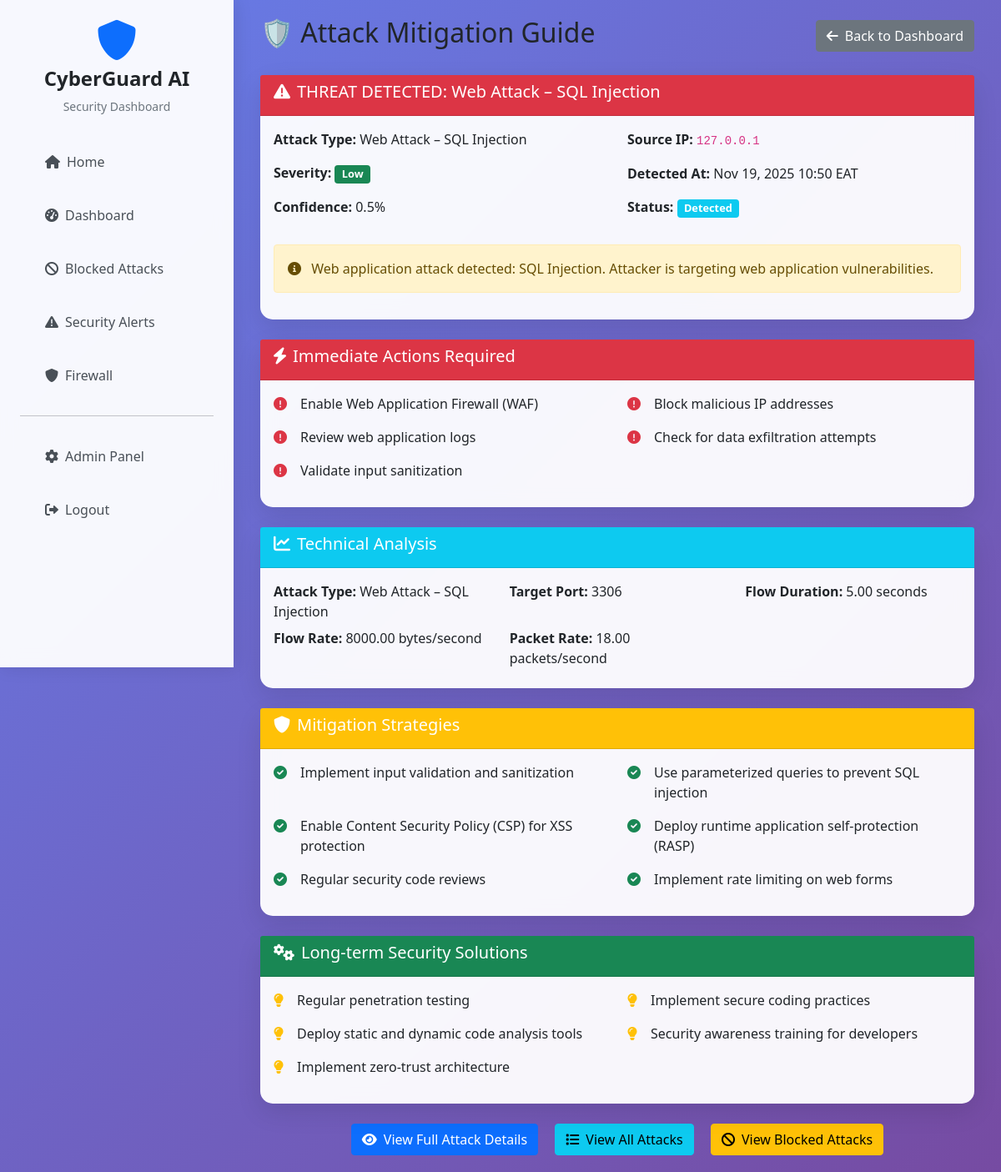
/mitigation/24/ (signed in), run on the app's committed database.
### cyberattack/models.py (models this page shows, shortened)
class AttackLog(models.Model):
    ATTACK_TYPES = [
        (0, 'BENIGN'),
        (1, 'DDoS'),
        (2, 'FTP-Patator'),
        (3, 'SSH-Patator'),
        (4, 'DoS Hulk'),
        (5, 'DoS GoldenEye'),
        (6, 'DoS Slowloris'),
        (7, 'DoS Slowhttptest'),
        (8, 'Heartbleed'),
        (9, 'Web Attack – Brute Force'),
        (10, 'Web Attack – XSS'),
        (11, 'Web Attack – SQL Injection'),
        (12, 'Infiltration'),
    ]
    SEVERITY_LEVELS = [
        ('Low', 'Low'),
        ('Medium', 'Medium'),
        ('High', 'High'),
        ('Critical', 'Critical'),
    ]
    STATUS_CHOICES = [
        ('detected', 'Detected'),
        ('investigating', 'Under Investigation'),
        ('resolved', 'Resolved'),
        ('false_positive', 'False Positive'),
    ]
    attack_type = models.IntegerField(choices=ATTACK_TYPES, default=0)
    attack_name = models.CharField(max_length=100)
    severity = models.CharField(max_length=20, choices=SEVERITY_LEVELS, default='Medium')
    confidence_score = models.FloatField(default=0.0)
    destination_port = models.FloatField()
    flow_iat_min = models.FloatField()
    init_win_bytes_forward = models.FloatField()
    flow_duration = models.FloatField()
    total_length_of_fwd_packets = models.FloatField()
    init_win_bytes_backward = models.FloatField()
    flow_bytes_s = models.FloatField()
    fwd_iat_min = models.FloatField()
    bwd_packets_s = models.FloatField()
    fwd_packet_length_max = models.FloatField()
    bwd_iat_total = models.FloatField()
    fin_flag_count = models.FloatField()
    flow_packets_s = models.FloatField()
    source_ip = models.GenericIPAddressField(null=True, blank=True)
    user_agent = models.TextField(null=True, blank=True)
    request_path = models.CharField(max_length=500, null=True, blank=True)
    timestamp = models.DateTimeField(default=django_timezone.now)
    scenario_name = models.CharField(max_length=200, default='Unknown')
    status = models.CharField(max_length=20, choices=STATUS_CHOICES, default='detected')
    investigated_by = models.ForeignKey(User, on_delete=models.SET_NULL, null=True, blank=True)
    investigation_notes = models.TextField(blank=True)
    resolved_at = models.DateTimeField(null=True, blank=True)
    class Meta:
        ordering = ['-timestamp']
        indexes = [
            models.Index(fields=['timestamp']),
            models.Index(fields=['attack_type']),
            models.Index(fields=['severity']),
            models.Index(fields=['status']),
        ]
    def get_features_dict(self):
        return {
            'destination_port': self.destination_port,
            'flow_iat_min': self.flow_iat_min,
            'init_win_bytes_forward': self.init_win_bytes_forward,
            'flow_duration': self.flow_duration,
            'total_length_of_fwd_packets': self.total_length_of_fwd_packets,
            'init_win_bytes_backward': self.init_win_bytes_backward,
            'flow_bytes_s': self.flow_bytes_s,
            'fwd_iat_min': self.fwd_iat_min,
            'bwd_packets_s': self.bwd_packets_s,
            'fwd_packet_length_max': self.fwd_packet_length_max,
            'bwd_iat_total': self.bwd_iat_total,
            'fin_flag_count': self.fin_flag_count,
            'flow_packets_s': self.flow_packets_s,
        }

### cyberattack/views.py (the view)
# urls.py: path('mitigation/<int:attack_id>/', views.mitigation_guide, name='mitigation_guide'),
@login_required
def mitigation_guide(request, attack_id):
    attack = get_object_or_404(AttackLog, id=attack_id)
    insights = get_mitigation_insights(attack.attack_type, attack.get_features_dict())
    context = {
        'attack': attack,
        'insights': insights,
    }
    return render(request, 'cyberattack/mitigation_guide.html', context)

### cyberattack/firewall.py (called while the page is built)
    def is_ip_blocked(self, ip_address):
        try:
            active_rules = FirewallRule.objects.filter(
                rule_type='block_ip',
                rule_value=ip_address,
                is_active=True
            )
            for rule in active_rules:
                if rule.expires_at and rule.expires_at < timezone.now():
                    rule.is_active = False
                    rule.save()
                else:
                    return True
            return False
        except Exception as e:
            logger.error(f"Error checking IP block status: {str(e)}")
            return False

    def get_client_ip(self, request):
        x_forwarded_for = request.META.get('HTTP_X_FORWARDED_FOR')
        if x_forwarded_for:
            ip = x_forwarded_for.split(',')[0]
        else:
            ip = request.META.get('REMOTE_ADDR')
        return ip

### cyberattack/models.py (called while the page is built)
    @classmethod
    def get_status(cls):
        maintenance, created = cls.objects.get_or_create(pk=1)
        return maintenance

### cyberattack/utils.py (called while the page is built)
def get_attack_name(attack_code):
    attack_names = {
        0: 'BENIGN',
        1: 'DDoS',
        2: 'FTP-Patator',
        3: 'SSH-Patator',
        4: 'DoS Hulk',
        5: 'DoS GoldenEye',
        6: 'DoS Slowloris',
        7: 'DoS Slowhttptest',
        8: 'Heartbleed',
        9: 'Web Attack – Brute Force',
        10: 'Web Attack – XSS',
        11: 'Web Attack – SQL Injection',
        12: 'Infiltration'
    }
    return attack_names.get(attack_code, 'BENIGN')

### cyberattack/templates/cyberattack/mitigation_guide.html (shortened to what this page needs)
{% extends 'cyberattack/base.html' %}
{% block content %}
<div class="container-fluid">
    <div class="row">
        <div class="col-12">
            <div class="d-flex justify-content-between align-items-center mb-4">
                <h2>🛡️ Attack Mitigation Guide</h2>
                <a href="/dashboard/" class="btn btn-secondary">
                    <i class="fas fa-arrow-left me-2"></i>Back to Dashboard
                </a>
            </div>
            <div class="card mb-4">
                <div class="card-header bg-danger text-white">
                    <h5><i class="fas fa-exclamation-triangle me-2"></i>{{ insights.title }}</h5>
                </div>
                <div class="card-body">
                    <div class="row">
                        <div class="col-md-6">
                            <p><strong>Attack Type:</strong> {{ attack.attack_name }}</p>
                            <p><strong>Severity:</strong>
                                <span class="badge
                                    {% if attack.severity == 'Critical' %}bg-danger
                                    {% elif attack.severity == 'High' %}bg-warning
                                    {% elif attack.severity == 'Medium' %}bg-info
                                    {% else %}bg-success{% endif %}">
                                    {{ attack.severity }}
                                </span>
                            </p>
                            <p><strong>Confidence:</strong> {{ attack.confidence_score|floatformat:1 }}%</p>
                        </div>
                        <div class="col-md-6">
                            <p><strong>Source IP:</strong> <code>{{ attack.source_ip|default:"Unknown" }}</code></p>
                            <p><strong>Detected At:</strong> {{ attack.timestamp|date:"M d, Y H:i T" }}</p>
                            <p><strong>Status:</strong>
                                <span class="badge
                                    {% if attack.status == 'resolved' %}bg-success
                                    {% elif attack.status == 'investigating' %}bg-warning
                                    {% else %}bg-info{% endif %}">
                                    {{ attack.get_status_display }}
                                </span>
                            </p>
                        </div>
                    </div>
                    <div class="alert alert-warning mt-3">
                        <i class="fas fa-info-circle me-2"></i>
                        {{ insights.description }}
                    </div>
                </div>
            </div>
            <div class="card mb-4">
                <div class="card-header bg-danger text-white">
                    <h5><i class="fas fa-bolt me-2"></i>Immediate Actions Required</h5>
                </div>
                <div class="card-body">
                    <div class="row">
                        {% for action in insights.immediate_actions %}
                        <div class="col-md-6 mb-3">
                            <div class="d-flex align-items-start">
                                <i class="fas fa-exclamation-circle text-danger me-3 mt-1"></i>
                                <span>{{ action }}</span>
                            </div>
                        </div>
                        {% endfor %}
                    </div>
                </div>
            </div>
            {% if insights.technical_details %}
            <div class="card mb-4">
                <div class="card-header bg-info text-white">
                    <h5><i class="fas fa-chart-line me-2"></i>Technical Analysis</h5>
                </div>
                <div class="card-body">
                    <div class="row">
                        {% for key, value in insights.technical_details.items %}
                        <div class="col-md-4 mb-2">
                            <strong>{{ key }}:</strong> {{ value }}
                        </div>
                        {% endfor %}
                    </div>
                </div>
            </div>
            {% endif %}
            <div class="card mb-4">
                <div class="card-header bg-warning text-white">
                    <h5><i class="fas fa-shield-alt me-2"></i>Mitigation Strategies</h5>
                </div>
                <div class="card-body">
                    <div class="row">
                        {% for strategy in insights.mitigation_strategies %}
                        <div class="col-md-6 mb-3">
                            <div class="d-flex align-items-start">
                                <i class="fas fa-check-circle text-success me-3 mt-1"></i>
                                <span>{{ strategy }}</span>
                            </div>
                        </div>
                        {% endfor %}
                    </div>
                </div>
            </div>
            <div class="card mb-4">
                <div class="card-header bg-success text-white">
                    <h5><i class="fas fa-cogs me-2"></i>Long-term Security Solutions</h5>
                </div>
                <div class="card-body">
                    <div class="row">
                        {% for solution in insights.long_term_solutions %}
                        <div class="col-md-6 mb-3">
                            <div class="d-flex align-items-start">
                                <i class="fas fa-lightbulb text-warning me-3 mt-1"></i>
                                <span>{{ solution }}</span>
                            </div>
                        </div>
                        {% endfor %}
                    </div>
                </div>
            </div>
            <div class="text-center">
                <a href="{% url 'attack_detail' attack.id %}" class="btn btn-primary me-3">
                    <i class="fas fa-eye me-2"></i>View Full Attack Details
                </a>
                <a href="/dashboard/attacks/" class="btn btn-info me-3">
                    <i class="fas fa-list me-2"></i>View All Attacks
                </a>
                <a href="/security/blocked-attacks/" class="btn btn-warning">
                    <i class="fas fa-ban me-2"></i>View Blocked Attacks
                </a>
            </div>
        </div>
    </div>
</div>
{% endblock %}

### cyberattack/templates/cyberattack/base.html (style rules this page uses)
:root { --primary-gradient: linear-gradient(135deg, #667eea 0%, #764ba2 100%); --secondary-gradient: linear-gradient(135deg, #f093fb 0%, #f5576c 100%); --success-gradient: linear-gradient(135deg, #4facfe 0%, #00f2fe 100%); --dark-gradient: linear-gradient(135deg, #2c3e50 0%, #34495e 100%); }
body { font-family: 'Segoe UI', Tahoma, Geneva, Verdana, sans-serif; background: var(--primary-gradient); min-height: 100vh; margin: 0; }
.card { background: rgba(255,255,255,0.95); border: none; border-radius: 15px; box-shadow: 0 10px 30px rgba(0,0,0,0.1); backdrop-filter: blur(10px); }
.badge { font-size: 0.8em; }

### data on the page
AttackLog: attack_name "Web Attack – SQL Injection", severity "Low", confidence_score "0.5", source_ip "127.0.0.1", timestamp "Nov 19, 2025 10:50 EAT", status "Detected"

### other printed values
{{ insights.title }} "THREAT DETECTED: Web Attack – SQL Injection"
{{ insights.description }} "Web application attack detected: SQL Injection. Attacker is targeting web application vulnerabilities."
{{ action }} "Enable Web Application Firewall (WAF)" "Block malicious IP addresses" "Review web application logs" "Check for data exfiltration attempts" "Validate input sanitization"
{{ key }} "Attack Type" "Target Port" "Flow Duration" "Flow Rate" "Packet Rate"
{{ value }} "Web Attack – SQL Injection" "3306" "5.00 seconds" "8000.00 bytes/second" "18.00 packets/second"
{{ strategy }} "Implement input validation and sanitization" "Use parameterized queries to prevent SQL injection" "Enable Content Security Policy (CSP) for XSS protection" "Deploy runtime application self-protection (RASP)" "Regular security code reviews" "Implement rate limiting on web forms"
{{ solution }} "Regular penetration testing" "Implement secure coding practices" "Deploy static and dynamic code analysis tools" "Security awareness training for developers" "Implement zero-trust architecture"
